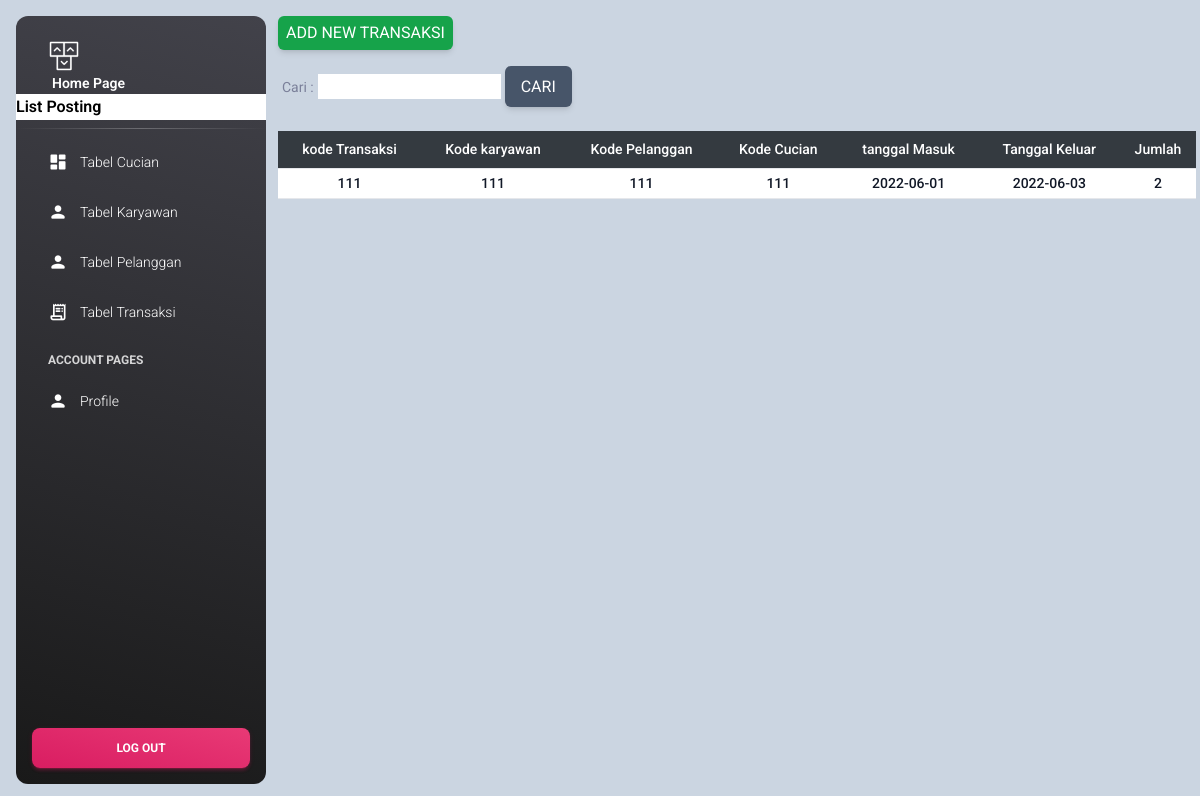
/public/transaksi/transaksi.php, run on an earlier commit of the app's database.
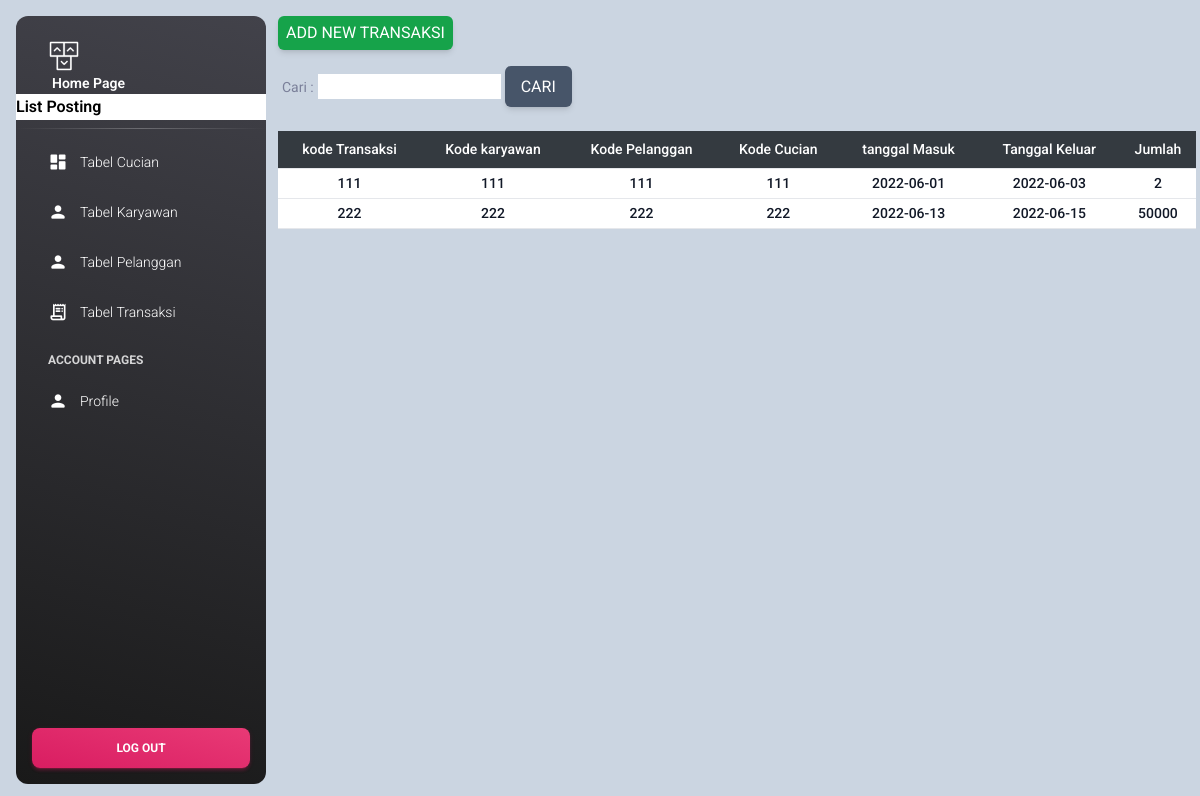
And on a later commit of the database.
### tables this page shows
CREATE TABLE `transaksi` (
  `kodetransaksi` char(20) NOT NULL,
  `kodekaryawan` char(20) DEFAULT NULL,
  `kodepelanggan` char(20) DEFAULT NULL,
  `kodecucian` char(20) DEFAULT NULL,
  `tanggalmasuk` date DEFAULT NULL,
  `tanggalkeluar` date DEFAULT NULL,
  `jumlah` double(12,0) DEFAULT NULL
);

### public/transaksi/transaksi.php (the view, shortened to what the changed rows need)
<?php
include_once("../../config/config.php");
?>
<!DOCTYPE html>
<html lang="en">
<head>
    <link rel="stylesheet" href="../css/style.css">
<link href="../../assets/css/nucleo-icons.css" rel="stylesheet" />
<link href="../../assets/css/nucleo-svg.css" rel="stylesheet" />
<link id="pagestyle" href="../../assets/css/material-dashboard.css?v=3.0.4" rel="stylesheet" />
</head>
<body class="g-sidenav-show" >
<div class="bg-slate-300 py-25 px-1 min-h-screen ">
<main class="main-content border-radius-lg ">
<div class="flex flex-col">
  <div class="overflow-x-auto sm:-mx-6 lg:-mx-8">
    <div class="py-4 inline-block min-w-full sm:px-6 lg:px-8">
      <div class="overflow-hidden">
    <table class="min-w-full text-center">
    <thead class="border-b bg-gray-800">
    <tr>
     <th scope="col" class="text-sm font-medium text-white px-1 py-2">kode Transaksi</th>
     <th scope="col" class="text-sm font-medium text-white px-1 py-2">Kode karyawan</th>
     <th scope="col" class="text-sm font-medium text-white px-1 py-2">Kode Pelanggan</th>
     <th scope="col" class="text-sm font-medium text-white px-1 py-2">Kode Cucian</th>
     <th scope="col" class="text-sm font-medium text-white px-1 py-2">tanggal Masuk</th>
     <th scope="col" class="text-sm font-medium text-white px-1 py-2">Tanggal Keluar</th>
     <th scope="col" class="text-sm font-medium text-white px-1 py-2">Jumlah</th>
    </tr>
    </thead>
    <tbody>
    <?php
    if(isset($_GET['cari2'])){
        $cari2 = $_GET['cari2'];
        $result3 = mysqli_query($mysqli,"select * from transaksi where kodetransaksi Like '%".$cari2."%'");
    } else{
        $result3 = mysqli_query($mysqli, "SELECT * FROM transaksi ORDER BY kodetransaksi ASC");
    }
    while($user_data3 = mysqli_fetch_array($result3)) {
        echo "<tr class='bg-white border-b' >";
        echo "<td class='px-1 py-1 whitespace-nowrap text-sm font-medium text-gray-900'>".$kodetransaksi = $user_data3['kodetransaksi']."</td>";
		    echo "<td class='px-1 py-1 whitespace-nowrap text-sm font-medium text-gray-900'>".$kodekaryawan =$user_data3['kodekaryawan']."</td>";
		    echo "<td class='px-1 py-1 whitespace-nowrap text-sm font-medium text-gray-900'>".$kodepelanggan = $user_data3['kodepelanggan']."</td>";
		    echo "<td class='px-1 py-1 whitespace-nowrap text-sm font-medium text-gray-900'>".$kodecucian = $user_data3['kodecucian']."</td>";
		    echo "<td class='px-1 py-1 whitespace-nowrap text-sm font-medium text-gray-900'>".$tanggalmasuk = $user_data3['tanggalmasuk']."</td>";
		    echo "<td class='px-1 py-1 whitespace-nowrap text-sm font-medium text-gray-900'>".$tanggalkeluar = $user_data3['tanggalkeluar']."</td>";
        echo "<td class='px-1 py-1 whitespace-nowrap text-sm font-medium text-gray-900'>".$jumlah1 = $user_data3['jumlah']."</td>";
    }
    ?>
    </tbody>
    </table>
      </div>
    </div>
  </div>
</div>
</body>
</html>

What changed in the data, as far as the page shows it:
added transaksi: kodetransaksi "222", kodekaryawan "222", kodepelanggan "222", kodecucian "222", tanggalmasuk "2022-06-13", tanggalkeluar "2022-06-15", jumlah "50000"
